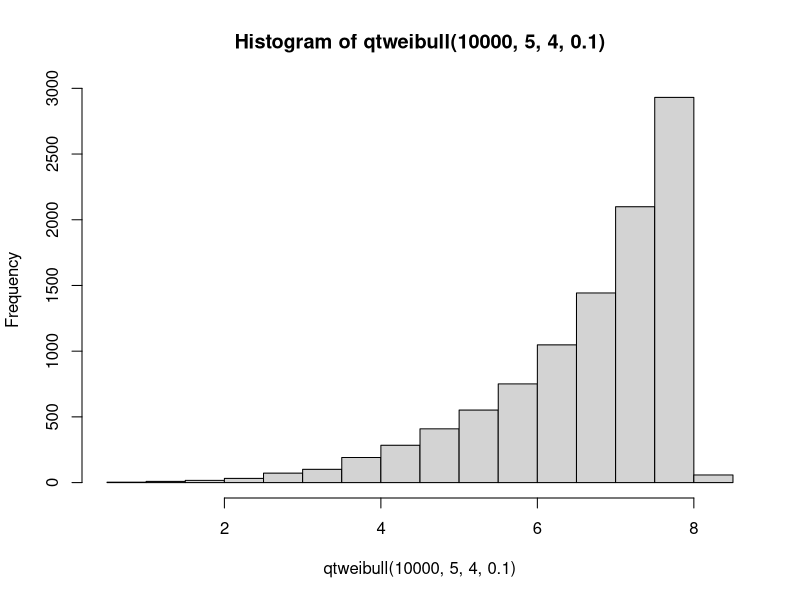
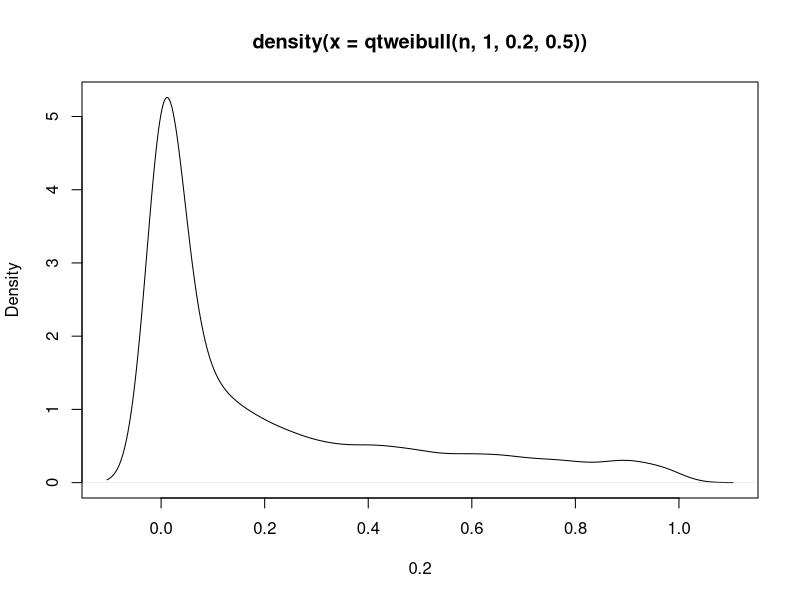
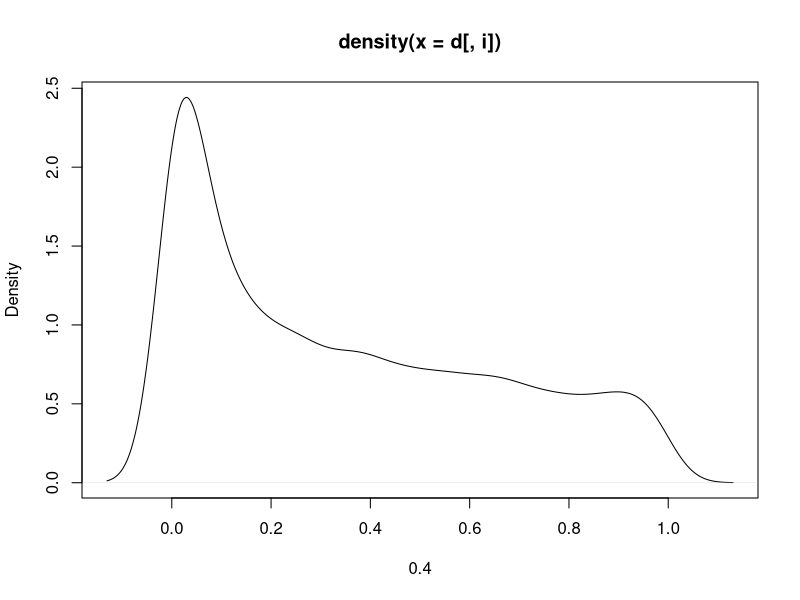
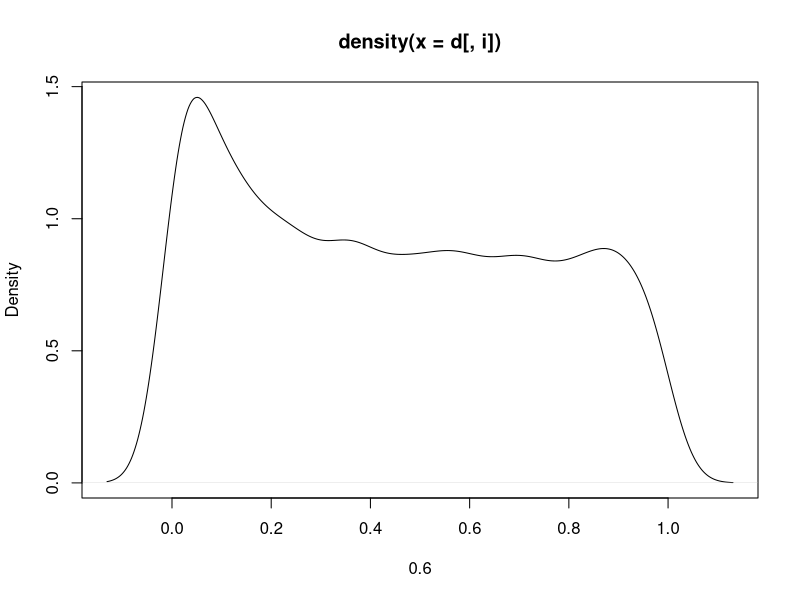
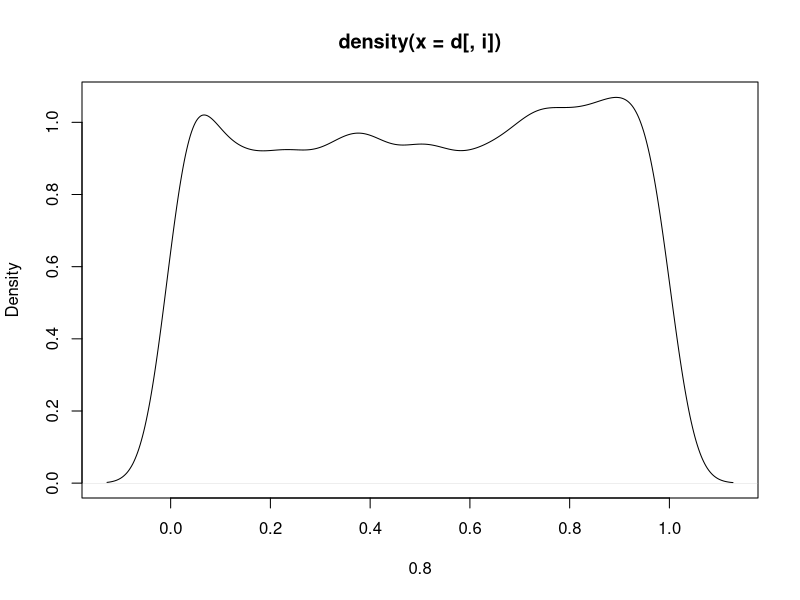
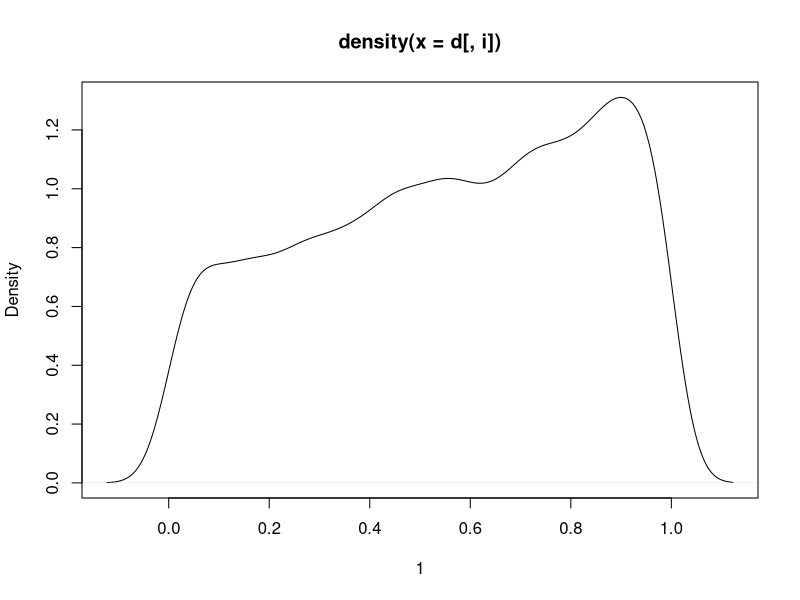
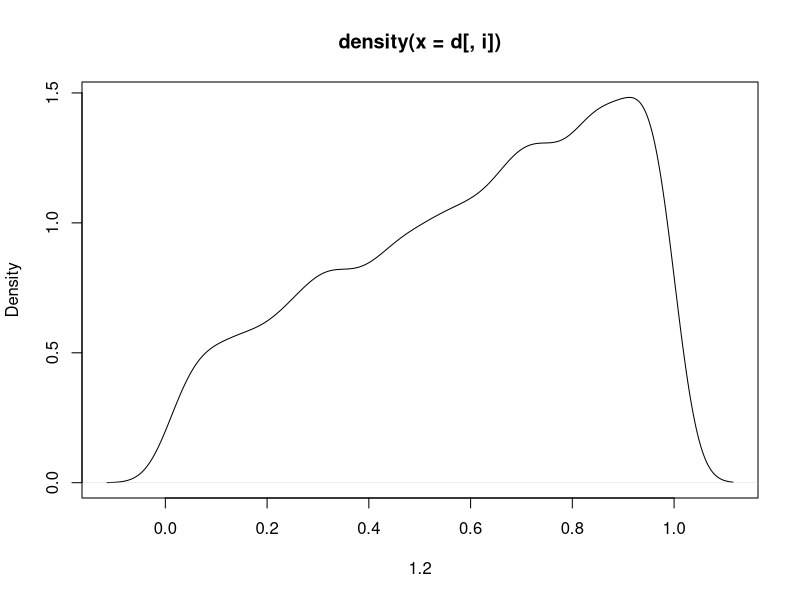
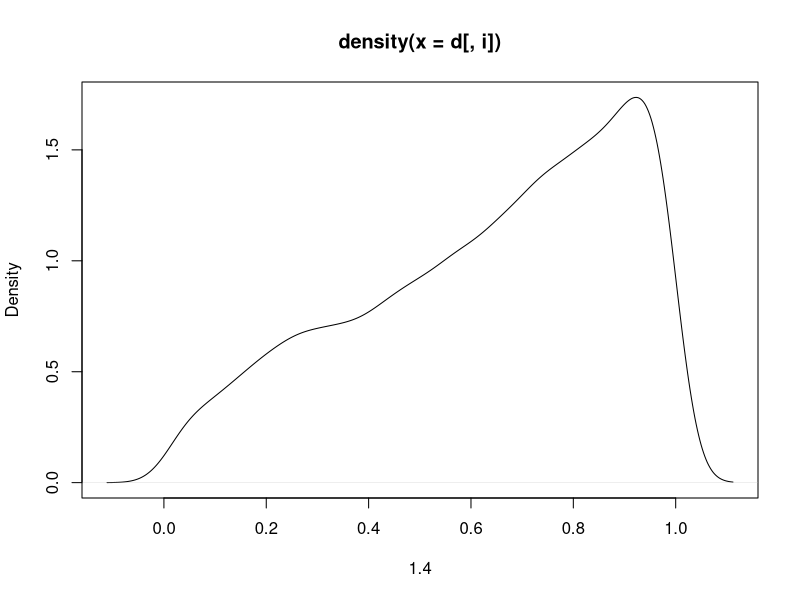

R code for these plots, in order:
qtweibull <- function(n,qt,alpha,t){
  # n = número de observaciones
  # qt > 0; cuantil
  # alpha = parámetro weibull
  # t = entre 0 y 1
  if (t > 1 | t < 0) {
    stop("parámetro t solo puede contener valores entre 0 y 1")
  }
  if (qt < 0){
    stop("parámetro qt solo puede ser superior a 0")
  }
  if (alpha < 0){
    stop("parámetro alpha solo puede ser superior a 0")
  }
  U = runif(n)
  qm = qt * (-((log(U+1))/(log(1-t))))^(1/alpha)
  return(qm)
}

hist(qtweibull(10000,5,4,0.1))

# Evaluación: qt y t fijo -- t=0.5; Qt= 1; alpha de 1 a 10, en intervalos de 0.5

a <- seq(0.4,10,0.2)
n <- 10000
## Leyenda eje vertical = valor de alpha

plot(density(qtweibull(n,1,0.2,0.5)),xlab=0.2)
for (i in 1:length(a)) {
  
  d <- matrix(nrow = n,ncol = length(a))
  d[,i] <- qtweibull(n,1,a[i],0.5)
  plot(density(d[,i]),xlab=a[i])
}

# Evaluación: alpha y qt fijo -- Qt = 1; alpha = 1
a <- seq(0.1,1,0.05)
plot(density(qtweibull(n,1,1,0.5)),xlab=0.05)
for (i in 1:length(a)) {
  d <- matrix(nrow = n,ncol = length(a))
  d[,i] <- qtweibull(n,1,1,a[i])
  plot(density(d[,i]),xlab=a[i])
}

# Evaluación: alpha y t fijo -- alpha = 1; t = 0.5

a <- seq(0.4,10,0.2)
plot(density(qtweibull(n,0.5,1,0.5)),xlab=0.2)
for (i in 1:length(a)) {
  d <- matrix(nrow = n,ncol = length(a))
  d[,i] <- qtweibull(n,a[i],1,0.5)
  plot(density(d[,i]),xlab=a[i])
}
